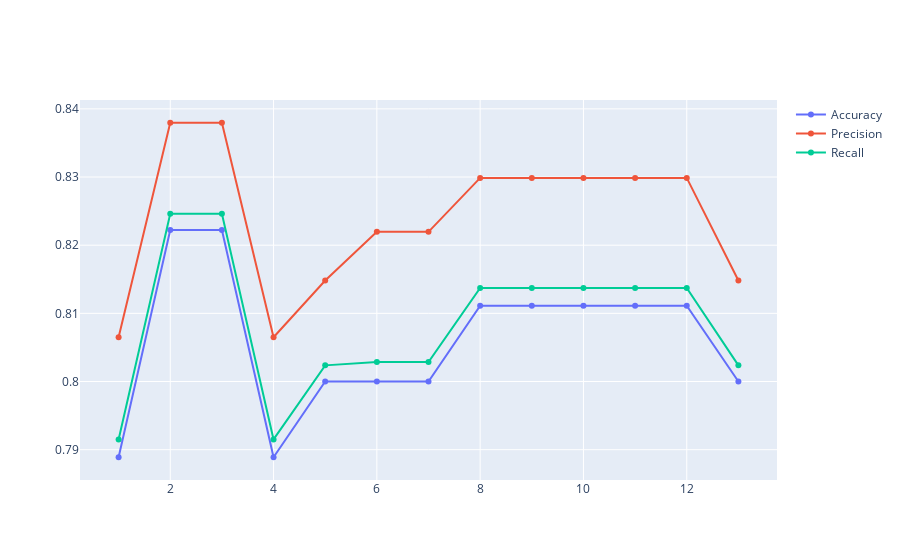

Here is the notebook cell this chart was saved with:
### Code cell
fig2 = go.Figure()
fig2.add_trace(go.Scatter(x=feats, y=acc_arr, name="Accuracy"))
fig2.add_trace(go.Scatter(x=feats, y=p_arr, name="Precision"))
fig2.add_trace(go.Scatter(x=feats, y=r_arr, name="Recall"))
fig2.show()

### Figure 1 — Plotly figure (JSON) as saved in the notebook; plotly's stock layout.template omitted (floating-point values rounded to 4 significant figures)
{"data": [{"name": "Accuracy", "type": "scatter", "x": [1, 2, 3, 4, 5, 6, 7, 8, 9, 10, 11, 12, 13], "y": [0.7889, 0.8222, 0.8222, 0.7889, 0.8, 0.8, 0.8, 0.8111, 0.8111, 0.8111, 0.8111, 0.8111, 0.8]}, {"name": "Precision", "type": "scatter", "x": [1, 2, 3, 4, 5, 6, 7, 8, 9, 10, 11, 12, 13], "y": [0.8065, 0.838, 0.838, 0.8065, 0.8148, 0.822, 0.822, 0.8299, 0.8299, 0.8299, 0.8299, 0.8299, 0.8148]}, {"name": "Recall", "type": "scatter", "x": [1, 2, 3, 4, 5, 6, 7, 8, 9, 10, 11, 12, 13], "y": [0.7915, 0.8246, 0.8246, 0.7915, 0.8024, 0.8029, 0.8029, 0.8137, 0.8137, 0.8137, 0.8137, 0.8137, 0.8024]}], "layout": {}}
